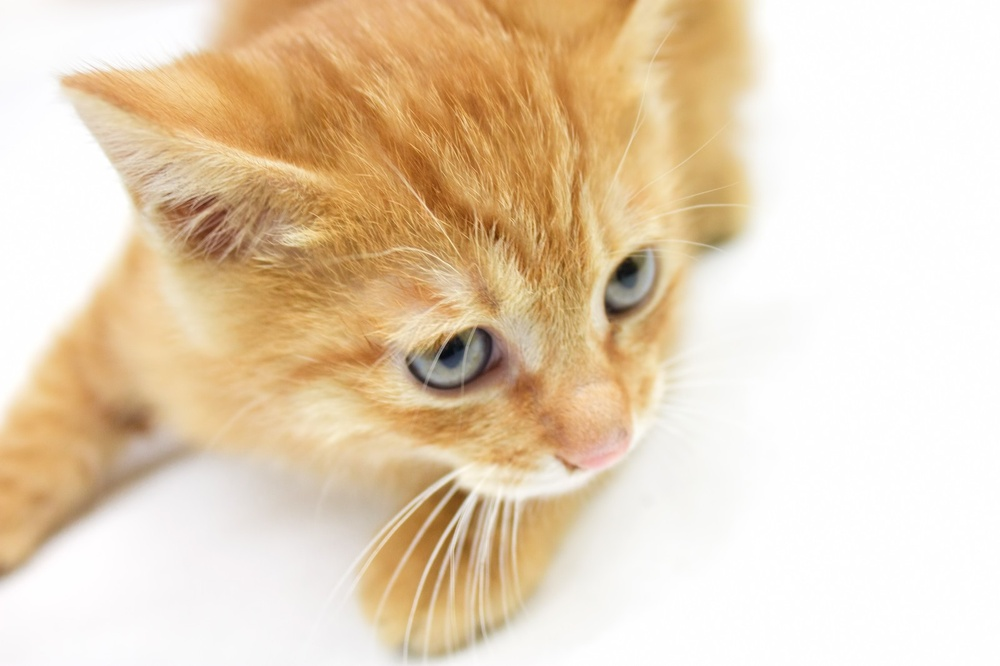
#> input picture image_processing/9/in_images/N811_konekocyan_TP_V.jpg, 1000 x 666 px, shrunk from 1600 x 1066 before the run; its folder holds only this picture in this run
$ python create_binary_mask.py   (older library calls are emulated)
#> lines starting #> are read from the running program, lines starting #| are printed output that depends on the picture; after the words box and inside, x2 and y2 are one past the last pixel; in counts of white or black regions, pixels touching at a corner belong together
import numpy as np
import os, argparse
from tqdm import tqdm
from PIL import Image
import cv2

if __name__ == '__main__':
    """
    OpenCV の機能を用いて画像のバイナリマスク画像を生成する。
    """
    parser = argparse.ArgumentParser()
    parser.add_argument("--in_image_dir", type=str, default="in_images")
    parser.add_argument("--out_image_dir", type=str, default="out_images")
    parser.add_argument('--binary_threshold', type=int, default=250)
    args = parser.parse_args()

    if not os.path.isdir(args.out_image_dir):
        os.mkdir(args.out_image_dir)

    image_names = sorted( [f for f in os.listdir(args.in_image_dir) if f.endswith(('.jpg','.jpeg','.png','.gif','.bmp'))] )

    for image_name in tqdm(image_names):
        in_image_full_path = os.path.join(args.in_image_dir, image_name)
        original_img = cv2.imread(in_image_full_path)
#> original_img is the input picture: shape (666, 1000, 3); mean B, G, R 183.2, 210.2, 230.4

        # グレースケールに変換する。
        gray_img = cv2.cvtColor(original_img, cv2.COLOR_BGR2GRAY)
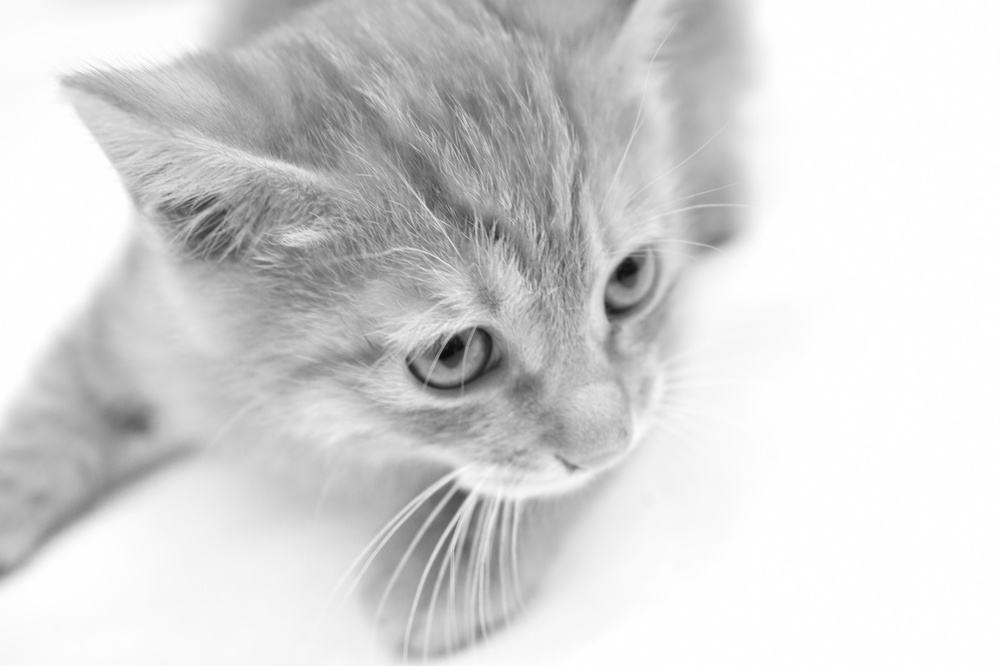
#> gray_img: shape (666, 1000); min 8, max 255, mean 213.2

        # 元画像のグレースケール画像をバイナリ化する。
        #_, binary_img = cv2.threshold( gray_img, args.binary_threshold, 255, cv2.THRESH_BINARY )
        _, binary_img = cv2.threshold( gray_img, args.binary_threshold, 255, cv2.THRESH_BINARY_INV )
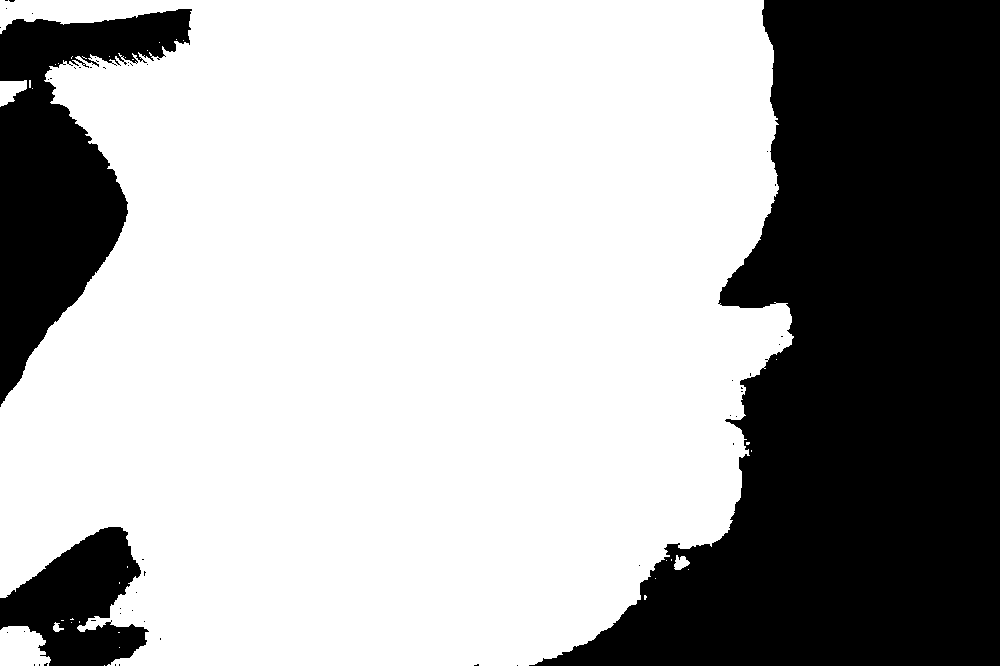
#> binary_img: shape (666, 1000); 66.5% white; 50 black regions (47 under 20 px)

        # バイナリマスクの輪郭を抽出する。
        # [mode 引数]
        #   cv2.RETR_EXTERNAL : 一番外側の輪郭のみ抽出する。
        #   cv2.RETR_LIST : すべての輪郭を抽出するが、階層構造は作成しない。
        # [method 引数]
        #   cv2.CHAIN_APPROX_SIMPLE :
        #   cv2.CHAIN_APPROX_TC89_KCOS :
        contours, hierarchy = cv2.findContours(binary_img, cv2.RETR_LIST, cv2.CHAIN_APPROX_SIMPLE)
#> contours = 94 contours, 89 with area under 20; largest, box (x1, y1, x2, y2) and area: (0, 0, 794, 666) 438898, (0, 626, 51, 666) 1571, (0, 80, 27, 107) 420, (674, 555, 690, 570) 130, (53, 622, 64, 632) 42
        # [5 lines of commented-out code are left out]
        binary_mask = np.zeros_like(original_img)
        cv2.drawContours(binary_mask, contours, -1, color=(255, 255, 255), thickness=-1)
#> binary_mask: shape (666, 1000, 3); 66.5% white; 50 black regions (47 under 20 px), largest, box (x1, y1, x2, y2) and area: (529, 0, 1000, 666) 177458, (0, 9, 192, 407) 33230, (0, 527, 149, 666) 12054

        # gray scale で保存
        binary_mask = cv2.cvtColor(binary_mask, cv2.COLOR_BGR2GRAY)
        out_image_full_path = os.path.join(args.out_image_dir, image_name)
        cv2.imwrite( out_image_full_path, binary_mask )
